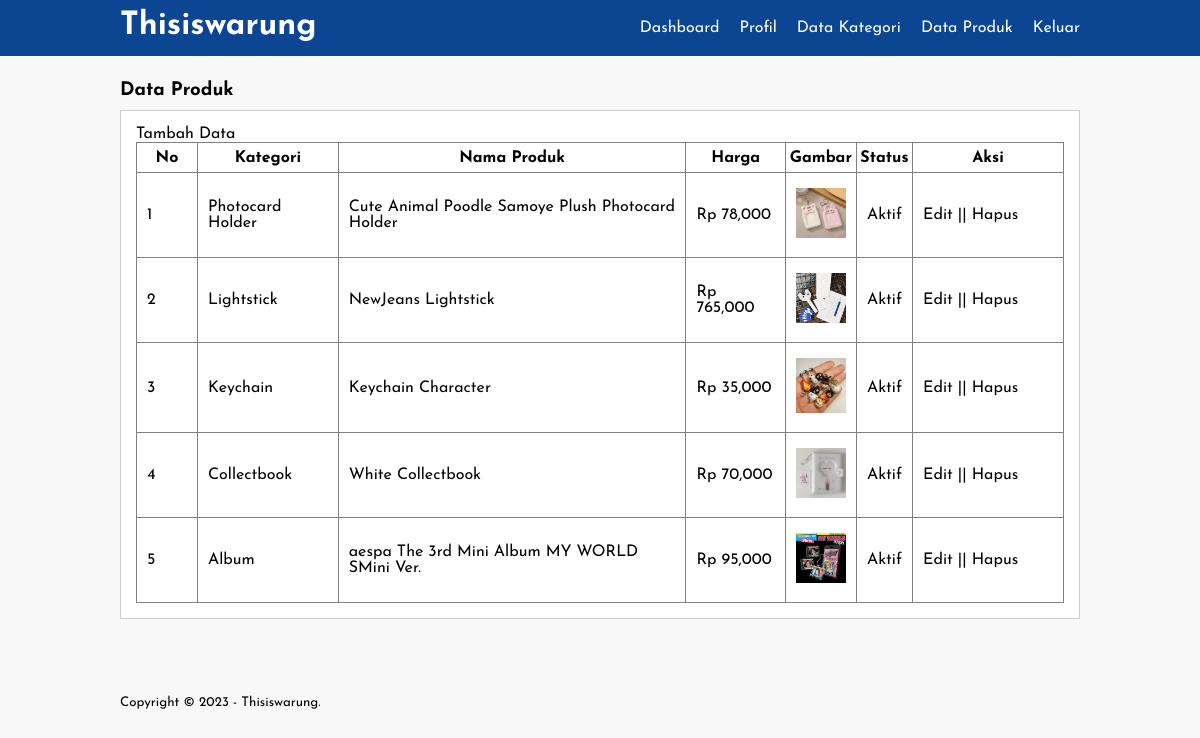
The app's page /data-produk.php (signed in) with its own data.
### tables this page shows
CREATE TABLE `tb_product` (
  `product_id` int(11) NOT NULL,
  `category_id` int(11) NOT NULL,
  `product_name` varchar(100) NOT NULL,
  `product_price` int(11) NOT NULL,
  `product_description` text NOT NULL,
  `product_image` varchar(100) NOT NULL,
  `product_status` tinyint(1) NOT NULL,
  `date_created` timestamp NOT NULL DEFAULT current_timestamp() ON UPDATE current_timestamp()
);

CREATE TABLE `tb_category` (
  `category_id` int(11) NOT NULL,
  `category_name` varchar(25) NOT NULL
);

### data-produk.php (the view, shortened to what this page needs)
<?php
    include 'db.php';
?>
<!DOCTYPE html>
<html lang="en">
<head>
    <link rel="stylesheet" type="text/css" href="css/style.css">
</head>
<body>
    <header>
        <div class="container">
        <h1><a href="dashboard.php">Thisiswarung</a></h1>
        <ul>
            <li><a href="dashboard.php">Dashboard</a></li>
            <li><a href="profil.php">Profil</a></li>
            <li><a href="data-kategori.php">Data Kategori</a></li>
            <li><a href="data-produk.php">Data Produk</a></li>
            <li><a href="keluar.php">Keluar</a></li>
        </ul>
        </div>
    </header>
    <div class="section">
        <div class="container">
            <h3>Data Produk</h3>
            <div class="box">
                <p><a href="tambah-produk.php">Tambah Data</a></p>
                <table border="1" cellspacing="0" class="table">
                    <thead>
                        <tr>
                            <th width="60px">No</th>
                            <th>Kategori</th>
                            <th>Nama Produk</th>
                            <th>Harga</th>
                            <th>Gambar</th>
                            <th>Status</th>
                            <th width="150px">Aksi</th>
                        </tr>
                    </thead>
                    <tbody>
                        <?php
                            $no = 1;
                            $produk = mysqli_query($conn, "SELECT * FROM tb_product LEFT JOIN tb_category USING (category_id) ORDER BY product_id DESC");
                            if(mysqli_num_rows($produk) > 0){
                            while($row = mysqli_fetch_array($produk)){
                        ?>
                        <tr>
                            <td><?php echo $no++ ?></td>
                            <td><?php echo $row['category_name'] ?></td>
                            <td><?php echo $row['product_name'] ?></td>
                            <td>Rp <?php echo number_format($row['product_price']) ?></td>
                            <td><a href="produk/<?php echo $row['product_image'] ?>" target="_blank"> <img src="produk/<?php echo $row['product_image'] ?>" width="50px" alt=""> </a></td>
                            <td><?php echo ($row['product_status'] == 0)? 'Tidak Aktif':'Aktif'; ?></td>
                            <td>
                                <a href="edit-produk.php?id=<?php echo $row['product_id'] ?>">Edit</a> || <a href="proses-hapus.php?idp=<?php echo $row['product_id'] ?>" onclick="return confirm('Yakin ingin hapus?')">Hapus</a>
                            </td>
                        </tr>
                        <?php }}else{ ?>
                            <tr>
                                <td colspan="7">Tidak ada data</td>
                            </tr>
                            <?php } ?>
                    </tbody>
                </table>
            </div>
        </div>
    </div>
    <footer>
        <div class="container">
            <small>Copyright &copy; 2023 - Thisiswarung.</small>
        </div>
    </footer>
</body>
</html>

### css/style.css (style rules this page uses)
* { padding:0; margin:0; font-family: 'Josefin Sans', sans-serif; }
body { background-color: #f8f8f8; }
a { color: inherit; text-decoration: none; }
header { background-color: #0C4592; color: #fff; }
header h1 { float: left; padding: 10px 0; }
header ul { float: right; }
header ul li { display: inline-block; }
header ul li a { padding: 20px 0 20px 15px; display: inline-block; }
footer { padding: 25px 0; }
.container { width: 80%; margin: 0 auto; }
.container:after { content: ''; display: block; clear: both; }
.section { padding: 25px 0; }
.box { background-color: #fff; border: 1px solid #ccc; padding: 15px; box-sizing: border-box; margin: 10px 0 25px 0; }
.box:after { content: ''; display: block; clear: both; }
.table { width: 100%; border-collapse: collapse; }
.table tr { height: 30px; }
.table tr td { padding: 15px 10px; }

### records on screen
tb_product: category.category_name "Photocard Holder", product_name "Cute Animal Poodle Samoye Plush Photocard Holder", product_price "78,000", product_image (picture), product_status "Aktif"
tb_product: category.category_name "Lightstick", product_name "NewJeans Lightstick", product_price "765,000", product_image (picture), product_status "Aktif"
tb_product: category.category_name "Keychain", product_name "Keychain Character", product_price "35,000", product_image (picture), product_status "Aktif"
tb_product: category.category_name "Collectbook", product_name "White Collectbook", product_price "70,000", product_image (picture), product_status "Aktif"
tb_product: category.category_name "Album", product_name "aespa The 3rd Mini Album MY WORLD SMini Ver.", product_price "95,000", product_image (picture), product_status "Aktif"
